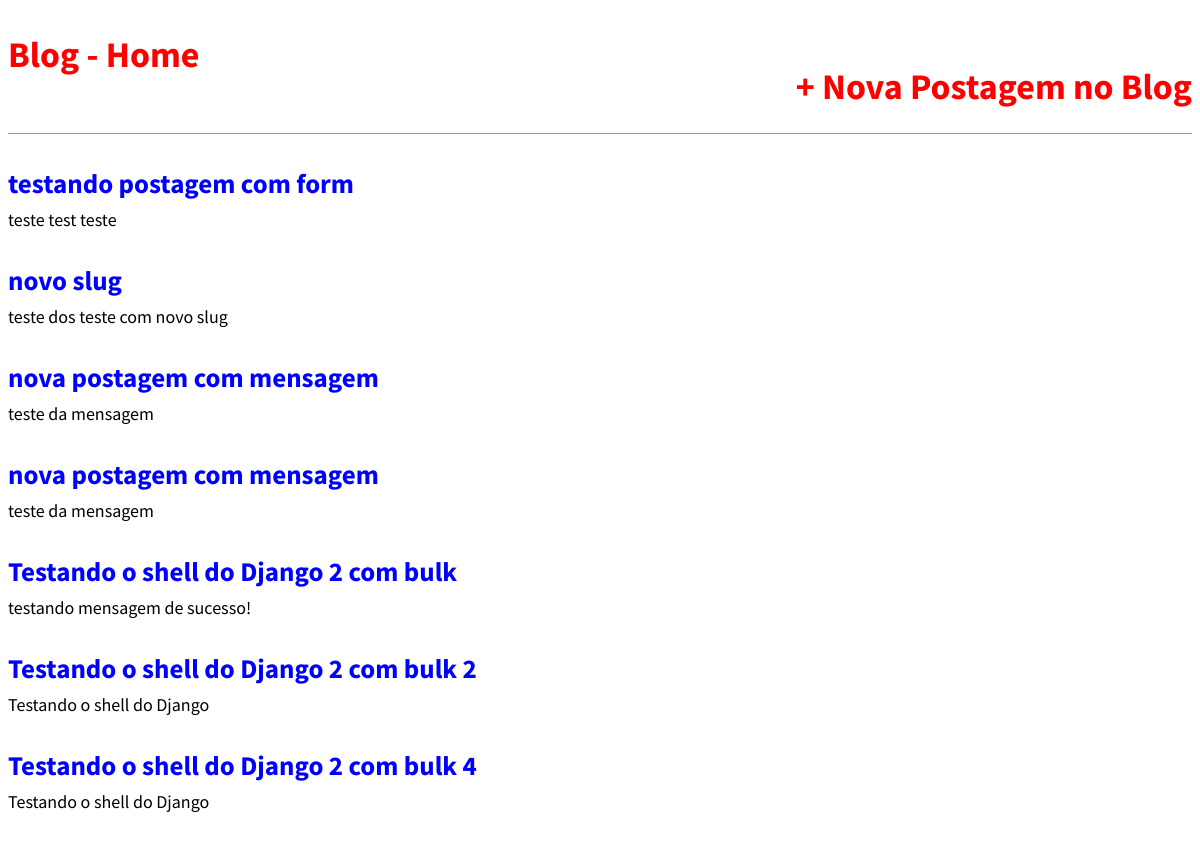
The page / on the database its author committed.
### blog/models.py (models this page shows, shortened)
class Post(models.Model):
    STATUS = (
        ('rascunho','Rascunho'),
        ('publicado','Publicado'),
    )
    titulo = models.CharField(max_length=250)
    slug   = models.SlugField(max_length=250)
    autor  = models.ForeignKey(User,
                               on_delete=models.CASCADE)
    conteudo  = models.TextField()
    publicado = models.DateTimeField(default=timezone.now)
    criado    = models.DateTimeField(auto_now_add=True)
    alterado  = models.DateTimeField(auto_now=True)
    status    = models.CharField(max_length=10,
                                 choices=STATUS,
                                 default='rascunho')
    objects   = models.Manager()
    published = PublishedManager()
    def get_absolute_url(self):
        return reverse('post_detail', args=[self.pk])
    class Meta:
        ordering = ('-publicado',)

### blog/views.py (the view)
# urls.py: path('', views.BlogListView.as_view(),name='home'),
class BlogListView(ListView):
    model = Post
    template_name = 'blog/home.html'

### blog/templates/blog/home.html (shortened to what this page needs)
{% extends 'base.html' %}
{% block content %}
    {% for post in object_list %}
        <div class="post-entry">
            <h2><a href="{{post.get_absolute_url }}">{{ post.titulo }}</a></h2>
            <p>{{ post.conteudo }} </p>
        </div>
    {% endfor %}
{% endblock content %}

### templates/base.html (shortened to what this page needs)
{% load static %}
<!DOCTYPE html>
<html lang="pt-br">
<head>
    <link rel="stylesheet" href="{% static 'css/style.css' %}">
</head>
<body>
    <header>
        <div class="nav-left">
            <h1><a href="/">Blog - Home</a></h1>
        </div>
        <div class="nav-right">
            <h1><a href="{% url 'post_new' %}">+ Nova Postagem no Blog</a></h1>
        </div>
    </header>
    <div class="container">
        {% block content %} {% endblock content %}
    </div>
</body>
</html>

### statics/css/style.css (style rules this page uses)
body { font-family: 'Source Sans Pro', sans-serif; font-size: 18px; }
header { border-bottom: 1px solid #999; margin-bottom: 2rem; display: flex; }
header h1 a { color:red; text-decoration: none; }
.nav-left { margin-right: auto; }
.nav-right { display: flex; padding-top: 2rem; }
.post-entry { margin-bottom: 2rem; }
.post-entry h2 { margin: 0.5rem 0; }
.post-entry h2 a, .post-entry h2 a:visited { color: blue; text-decoration: none; }
.post-entry p { margin: 0; font-weight: 400; }

### rows shown on the page
Post: titulo "testando postagem com form", conteudo "teste test teste"
Post: titulo "novo slug", conteudo "teste dos teste com novo slug"
Post: titulo "nova postagem com mensagem", conteudo "teste da mensagem"
Post: titulo "nova postagem com mensagem", conteudo "teste da mensagem"
Post: titulo "Testando o shell do Django 2 com bulk", conteudo "testando mensagem de sucesso!"
Post: titulo "Testando o shell do Django 2 com bulk 2", conteudo "Testando o shell do Django"
Post: titulo "Testando o shell do Django 2 com bulk 4", conteudo "Testando o shell do Django"
